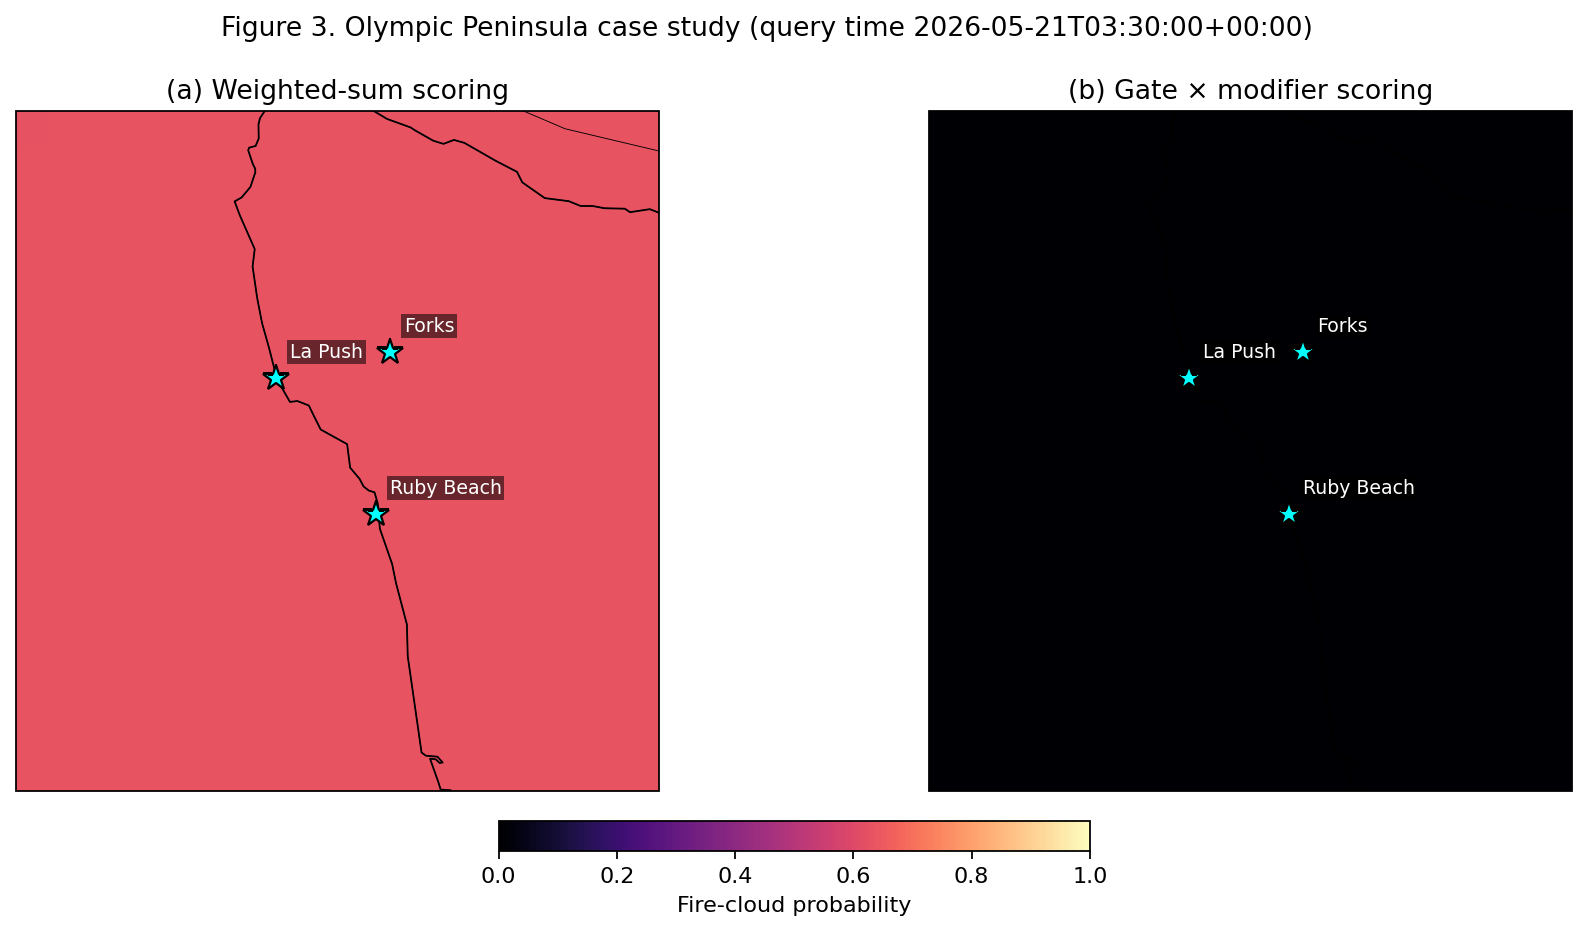

Write the Python code that produced this figure.
"""Figure 3: Olympic Peninsula case study — weighted-sum vs gate × modifier.

Runs the predictor over the Olympic Peninsula at the Section 5 case-study
query time, computes both scoring schemes from the same per-rule component
scores, and plots side-by-side cartopy heatmaps. The point of the figure
is to show that weighted-sum produces uniform ~0.6 probability where the
gate × modifier architecture correctly returns ~0 (no mid/high cloud canvas).

Usage: uv run python docs/paper/figures/fig3_olympic_peninsula.py
"""
from datetime import datetime, timezone
from pathlib import Path

import cartopy.crs as ccrs
import cartopy.feature as cfeature
import matplotlib.pyplot as plt
import numpy as np

from predictor.fetch import HRRRSource
from predictor.rules import (
    HumidityFactor,
    LowCloudObstruction,
    MidHighCloudPresence,
    RuleBasedPredictor,
    SolarAngleAtSunset,
)

# Case-study parameters from Section 5.1
QUERY_TIME = datetime(2026, 5, 21, 3, 30, tzinfo=timezone.utc)  # 2026-05-20 20:30 PDT
BBOX = (-125.2, 47.3, -123.8, 48.3)  # (lon_min, lat_min, lon_max, lat_max)
GRID_RES = 0.1  # ~10 km
WEIGHTS = {
    "mid_high_cloud_presence": 2.0,
    "low_cloud_obstruction": 2.0,
    "solar_angle": 1.5,
    "humidity": 1.0,
}
GATES = ("mid_high_cloud_presence", "low_cloud_obstruction", "solar_angle")
MODIFIERS = ("humidity",)


def weighted_sum(components: dict[str, float]) -> float:
    num = sum(WEIGHTS[k] * v for k, v in components.items() if k in WEIGHTS)
    den = sum(WEIGHTS[k] for k in components if k in WEIGHTS)
    return num / den if den > 0 else 0.0


def gate_x_modifier(components: dict[str, float]) -> float:
    gates = [components[k] for k in GATES if k in components]
    if not gates:
        return 0.0
    G = float(np.prod([g ** (1.0 / len(gates)) for g in gates]))
    if MODIFIERS:
        mods = [components[k] for k in MODIFIERS if k in components]
        M = float(np.mean(mods)) if mods else 1.0
    else:
        M = 1.0
    return G * M


def main() -> None:
    source = HRRRSource(cache_dir=Path("research/data/cache/hrrr"))
    predictor = RuleBasedPredictor(
        rules=[
            MidHighCloudPresence(),
            LowCloudObstruction(),
            SolarAngleAtSunset(),
            HumidityFactor(),
        ],
        weights=WEIGHTS,
        source=source,
    )

    lon_min, lat_min, lon_max, lat_max = BBOX
    lons = np.arange(lon_min, lon_max + GRID_RES, GRID_RES)
    lats = np.arange(lat_min, lat_max + GRID_RES, GRID_RES)
    LON, LAT = np.meshgrid(lons, lats)

    P_add = np.full_like(LON, np.nan, dtype=float)
    P_gm = np.full_like(LON, np.nan, dtype=float)

    total = len(lats) * len(lons)
    print(f"Scoring {total} grid points (first HRRR fetch slow; subsequent cached)…")

    counter = 0
    for j, lat in enumerate(lats):
        for i, lon in enumerate(lons):
            try:
                forecast = predictor.score(lat=float(lat), lon=float(lon), time=QUERY_TIME)
                P_add[j, i] = weighted_sum(forecast.components)
                P_gm[j, i] = gate_x_modifier(forecast.components)
            except Exception as e:  # outside HRRR domain or grid mismatch
                P_add[j, i] = np.nan
                P_gm[j, i] = np.nan
            counter += 1
            if counter % 20 == 0:
                print(f"  {counter}/{total}")

    fig, axes = plt.subplots(
        1, 2, figsize=(13.5, 6),
        subplot_kw={"projection": ccrs.LambertConformal(central_longitude=-124, central_latitude=47.8)},
    )

    for ax, P, title in [
        (axes[0], P_add, "(a) Weighted-sum scoring"),
        (axes[1], P_gm, "(b) Gate × modifier scoring"),
    ]:
        ax.set_extent([lon_min, lon_max, lat_min, lat_max], crs=ccrs.PlateCarree())
        ax.add_feature(cfeature.COASTLINE, linewidth=0.8)
        ax.add_feature(cfeature.STATES, linewidth=0.4)
        ax.add_feature(cfeature.BORDERS, linewidth=0.4)

        mesh = ax.pcolormesh(
            LON, LAT, P, transform=ccrs.PlateCarree(),
            cmap="magma", vmin=0.0, vmax=1.0, shading="auto",
        )
        for name, lat, lon in [
            ("La Push", 47.91, -124.64),
            ("Ruby Beach", 47.71, -124.42),
            ("Forks", 47.95, -124.39),
        ]:
            ax.plot(lon, lat, marker="*", color="cyan", markersize=12,
                    markeredgecolor="black", transform=ccrs.PlateCarree())
            ax.text(lon + 0.03, lat + 0.03, name, transform=ccrs.PlateCarree(),
                    fontsize=8.5, color="white",
                    bbox=dict(facecolor="black", alpha=0.55, pad=1.2, edgecolor="none"))

        ax.set_title(title)

    # Shared colorbar
    cbar = fig.colorbar(mesh, ax=axes, orientation="horizontal", pad=0.04, fraction=0.04,
                        shrink=0.6)
    cbar.set_label("Fire-cloud probability")

    fig.suptitle(
        f"Figure 3. Olympic Peninsula case study (query time {QUERY_TIME.isoformat()})",
        y=0.98,
    )

    out = Path(__file__).parent / "fig3_olympic_peninsula.png"
    fig.savefig(out, dpi=160, bbox_inches="tight")
    print(f"wrote {out}")

    valid_add = P_add[~np.isnan(P_add)]
    valid_gm = P_gm[~np.isnan(P_gm)]
    print(f"\nSummary statistics (across {valid_add.size} valid cells):")
    print(f"  Weighted-sum:        min={valid_add.min():.3f}  mean={valid_add.mean():.3f}  max={valid_add.max():.3f}")
    print(f"  Gate × modifier:     min={valid_gm.min():.3f}  mean={valid_gm.mean():.3f}  max={valid_gm.max():.3f}")


if __name__ == "__main__":
    main()
